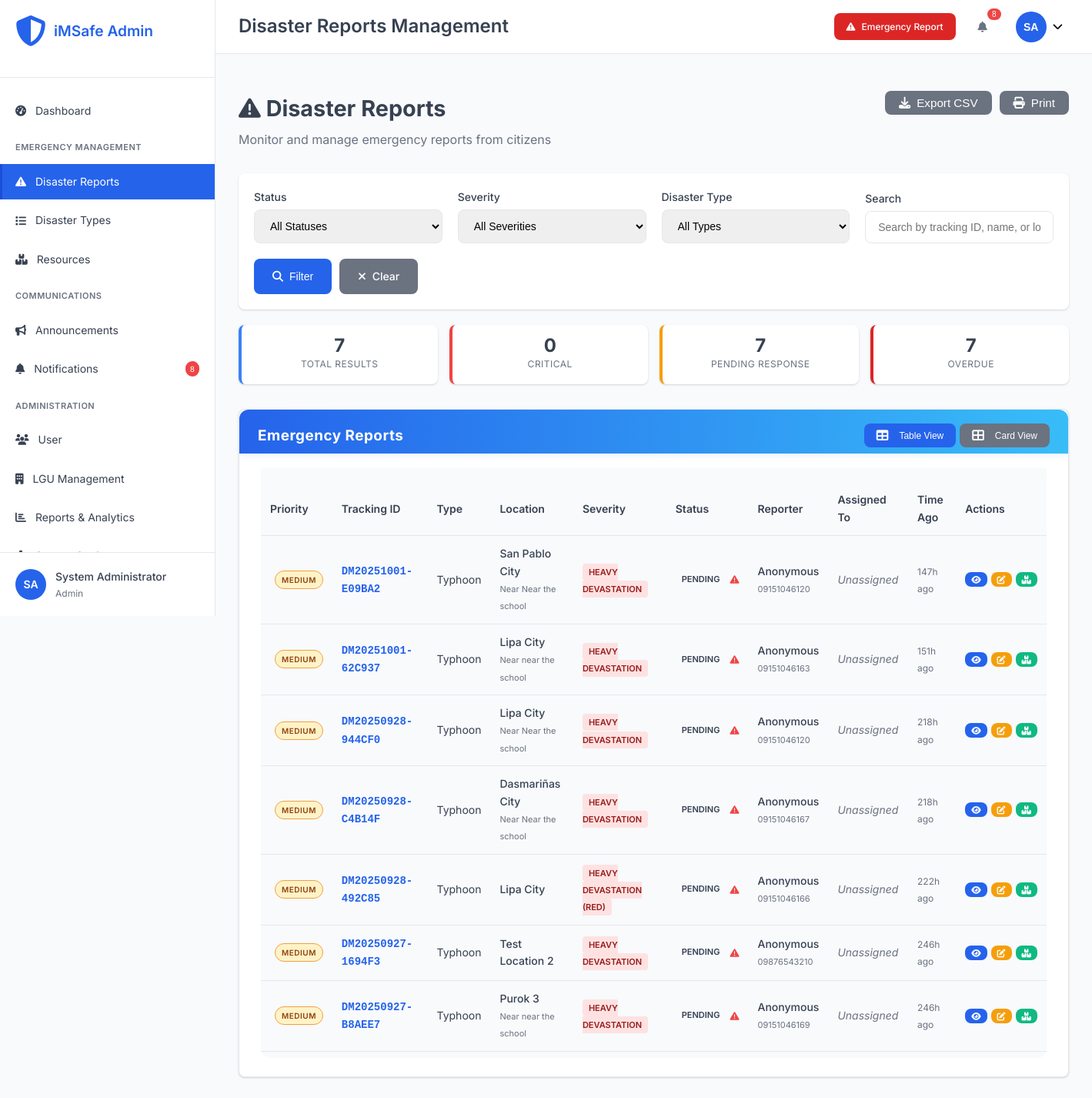
Before: /admin/disasters.php?severity=red-2 (signed in) with the older database file.
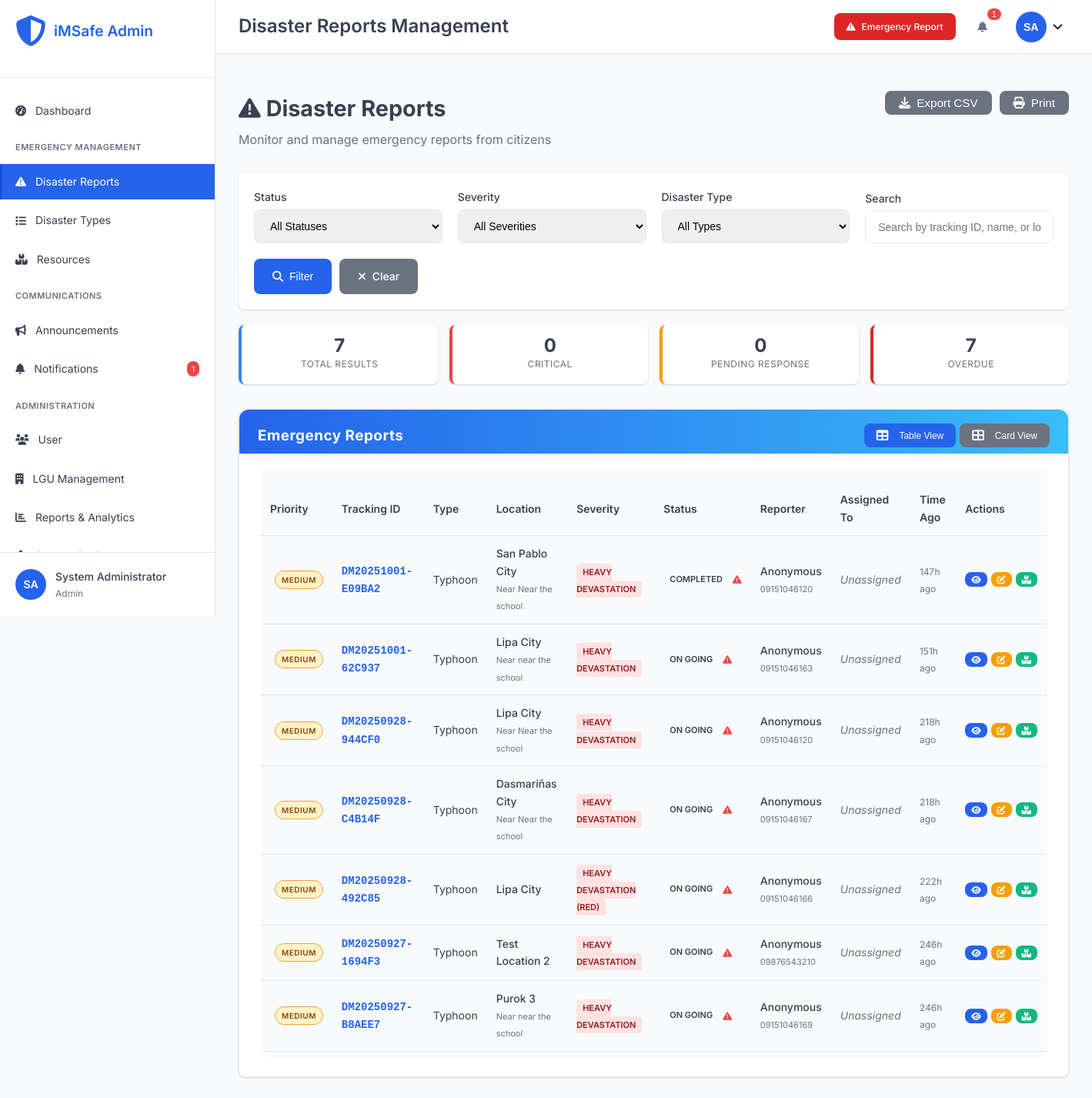
After: the same page with the newer database file.
### tables this page shows
CREATE TABLE `disasters` (
  `disaster_id` int(11) NOT NULL,
  `tracking_id` varchar(20) NOT NULL,
  `disaster_name` varchar(200) NOT NULL,
  `type_id` int(11) NOT NULL,
  `severity_level` varchar(20) NOT NULL,
  `severity_display` varchar(100) DEFAULT NULL,
  `severity_score` decimal(3,2) DEFAULT 1.00,
  `address` text NOT NULL,
  `purok` varchar(100) DEFAULT NULL,
  `house_no` varchar(50) DEFAULT NULL,
  `city` varchar(100) DEFAULT NULL,
  `province` varchar(100) DEFAULT 'Philippines',
  `state` varchar(100) DEFAULT 'Philippines',
  `latitude` decimal(10,8) DEFAULT NULL,
  `longitude` decimal(11,8) DEFAULT NULL,
  `landmark` varchar(200) DEFAULT NULL,
  `reporter_name` varchar(100) DEFAULT NULL,
  `reporter_phone` varchar(20) NOT NULL,
  `alternate_contact` varchar(20) DEFAULT NULL,
  `description` text NOT NULL,
  `immediate_needs` longtext DEFAULT NULL CHECK (json_valid(`immediate_needs`)),
  `current_situation` text DEFAULT NULL,
  `image_path` varchar(255) DEFAULT NULL,
  `status` enum('ON GOING','IN PROGRESS','COMPLETED') NOT NULL DEFAULT 'ON GOING',
  `assigned_lgu_id` int(11) DEFAULT NULL,
  `assigned_user_id` int(11) DEFAULT NULL,
  `priority` enum('low','medium','high','critical') DEFAULT 'medium',
  `reported_at` timestamp NOT NULL DEFAULT current_timestamp(),
  `acknowledged_at` timestamp NULL DEFAULT NULL,
  `resolved_at` timestamp NULL DEFAULT NULL,
  `escalation_deadline` timestamp NULL DEFAULT NULL,
  `is_verified` tinyint(1) DEFAULT 0,
  `source` enum('web_form','mobile_app','hotline','social_media','official') DEFAULT 'web_form',
  `created_at` timestamp NOT NULL DEFAULT current_timestamp(),
  `updated_at` timestamp NOT NULL DEFAULT current_timestamp() ON UPDATE current_timestamp()
);

CREATE TABLE `disaster_types` (
  `type_id` int(11) NOT NULL,
  `type_name` varchar(100) NOT NULL,
  `description` text DEFAULT NULL,
  `category` enum('natural','man-made','technological','biological') DEFAULT 'natural',
  `severity_weight` decimal(3,2) DEFAULT 1.00,
  `is_active` tinyint(1) DEFAULT 1,
  `created_at` timestamp NOT NULL DEFAULT current_timestamp(),
  `updated_at` timestamp NOT NULL DEFAULT current_timestamp() ON UPDATE current_timestamp()
);

### admin/includes/auth.php (called while the page is built, shortened)
<?php
function hasRole($required_roles) {
    return in_array($_SESSION['role'] ?? '', $required_roles);
}
?>

### admin/disasters.php (the view, shortened to what the rows shown need)
<?php
require_once '../config/database.php';
require_once 'includes/auth.php';
$severity_filter = sanitizeInput($_GET['severity'] ?? '');
$where_conditions = [];
$params = [];
if (!empty($severity_filter)) {
    $where_conditions[] = "d.severity_level LIKE ?";
    $params[] = $severity_filter . '%';
}
$where_clause = !empty($where_conditions) ? 'WHERE ' . implode(' AND ', $where_conditions) : '';
try {
    $sql = "
        SELECT d.*, dt.type_name, lgu.lgu_name,
               CONCAT(u.first_name, ' ', u.last_name) as assigned_user_name,
               TIMESTAMPDIFF(HOUR, d.reported_at, NOW()) as hours_since_report
        FROM disasters d
        JOIN disaster_types dt ON d.type_id = dt.type_id
        LEFT JOIN lgus lgu ON d.assigned_lgu_id = lgu.lgu_id
        LEFT JOIN users u ON d.assigned_user_id = u.user_id
        {$where_clause}
        ORDER BY d.priority DESC, d.reported_at DESC
    ";
    $stmt = $pdo->prepare($sql);
    $stmt->execute($params);
    $disasters = $stmt->fetchAll();
} catch (Exception $e) {
    error_log("Disasters fetch error: " . $e->getMessage());
    $disasters = [];
    $disaster_types = [];
}
include 'includes/header.php';
?>
<div class="page-header">
    <div class="page-title">
        <h2><i class="fas fa-exclamation-triangle"></i> Disaster Reports</h2>
    </div>
</div>
<div class="dashboard-card">
    <div class="card-content">
        <?php if (empty($disasters)): ?>
            <div class="empty-state">
                <i class="fas fa-inbox"></i>
                <h3>No disasters found</h3>
                <p>No emergency reports match your current filters.</p>
            </div>
        <?php else: ?>
            <div class="table-responsive">
                <table id="disasters-table" class="table disasters-data-table">
                    <thead>
                        <tr>
                            <th>Priority</th>
                            <th>Tracking ID</th>
                            <th>Type</th>
                            <th>Location</th>
                            <th>Severity</th>
                            <th>Status</th>
                            <th>Reporter</th>
                            <th>Assigned To</th>
                            <th>Time Ago</th>
                            <th>Actions</th>
                        </tr>
                    </thead>
                    <tbody>
                        <?php foreach ($disasters as $disaster): ?>
                            <tr class="<?php echo $disaster['priority'] === 'critical' ? 'priority-critical' : ''; ?>">
                                <td>
                                    <span class="priority-badge priority-<?php echo $disaster['priority']; ?>">
                                        <?php echo ucfirst($disaster['priority']); ?>
                                    </span>
                                </td>
                                <td>
                                    <span class="tracking-id"><?php echo htmlspecialchars($disaster['tracking_id']); ?></span>
                                </td>
                                <td><?php echo htmlspecialchars($disaster['type_name']); ?></td>
                                <td>
                                    <div class="location-info">
                                        <div class="city"><?php echo htmlspecialchars($disaster['city'] ?? 'N/A'); ?></div>
                                        <?php if ($disaster['landmark']): ?>
                                            <small class="landmark">Near <?php echo htmlspecialchars($disaster['landmark']); ?></small>
                                        <?php endif; ?>
                                    </div>
                                </td>
                                <td>
                                    <span class="severity-badge severity-<?php echo substr($disaster['severity_level'], 0, strpos($disaster['severity_level'], '-')); ?>">
                                        <?php echo htmlspecialchars($disaster['severity_display']); ?>
                                    </span>
                                </td>
                                <td>
                                    <div class="status-container">
                                        <span class="status-badge status-<?php echo $disaster['status']; ?>">
                                            <?php echo ucfirst(str_replace('_', ' ', $disaster['status'])); ?>
                                        </span>
                                        <?php if (strtotime($disaster['escalation_deadline']) < time() && !in_array($disaster['status'], ['resolved', 'closed'])): ?>
                                            <span class="overdue-indicator" title="Past deadline">
                                                <i class="fas fa-exclamation-triangle"></i>
                                            </span>
                                        <?php endif; ?>
                                    </div>
                                </td>
                                <td>
                                    <div class="reporter-info">
                                        <?php if ($disaster['reporter_name']): ?>
                                            <div class="name"><?php echo htmlspecialchars($disaster['reporter_name']); ?></div>
                                        <?php else: ?>
                                            <div class="name">Anonymous</div>
                                        <?php endif; ?>
                                        <small class="phone"><?php echo htmlspecialchars($disaster['reporter_phone']); ?></small>
                                    </div>
                                </td>
                                <td>
                                    <?php if ($disaster['lgu_name']): ?>
                                        <div class="assignment-info">
                                            <div class="lgu"><?php echo htmlspecialchars($disaster['lgu_name']); ?></div>
                                            <?php if ($disaster['assigned_user_name']): ?>
                                                <small class="user"><?php echo htmlspecialchars($disaster['assigned_user_name']); ?></small>
                                            <?php endif; ?>
                                        </div>
                                    <?php else: ?>
                                        <span class="unassigned">Unassigned</span>
                                    <?php endif; ?>
                                </td>
                                <td>
                                    <span class="time-ago" title="<?php echo $disaster['reported_at']; ?>">
                                        <?php echo $disaster['hours_since_report']; ?>h ago
                                    </span>
                                </td>
                                <td>
                                    <div class="action-buttons">
                                        <a href="view-disaster.php?id=<?php echo urlencode($disaster['disaster_id']); ?>"
                                           class="btn btn-xs btn-primary" title="View Details">
                                            <i class="fas fa-eye"></i>
                                        </a>
                                        <?php if (hasRole(['admin'])): ?>
                                            <button onclick="showStatusModal(<?php echo $disaster['disaster_id']; ?>, '<?php echo $disaster['status']; ?>')"
                                                    class="btn btn-xs btn-warning" title="Update Status">
                                                <i class="fas fa-edit"></i>
                                            </button>
                                        <?php endif; ?>
                                        <?php if ($disaster['status'] !== 'resolved' && $disaster['status'] !== 'closed'): ?>
                                            <a href="disaster-resources.php?id=<?php echo $disaster['disaster_id']; ?>"
                                               class="btn btn-xs btn-success" title="Manage Resources">
                                                <i class="fas fa-boxes"></i>
                                            </a>
                                        <?php endif; ?>
                                    </div>
                                </td>
                            </tr>
                        <?php endforeach; ?>
                    </tbody>
                </table>
            </div>
        <?php endif; ?>
    </div>
</div>
<?php include 'includes/footer.php'; ?>

Changed rows visible on the page:
changed disasters "DM20251001-E09BA2": status "PENDING" → "COMPLETED"
changed disasters "DM20251001-62C937": status "PENDING" → "ON GOING"
changed disasters "DM20250928-944CF0": status "PENDING" → "ON GOING"
changed disasters "DM20250928-C4B14F": status "PENDING" → "ON GOING"
changed disasters "DM20250928-492C85": status "PENDING" → "ON GOING"
changed disasters "DM20250927-1694F3": status "PENDING" → "ON GOING"
changed disasters "DM20250927-B8AEE7": status "PENDING" → "ON GOING"
Other visible differences:
$notifications_count: "8" → "1"
text no longer shown: "7"
text now shown: "0"
